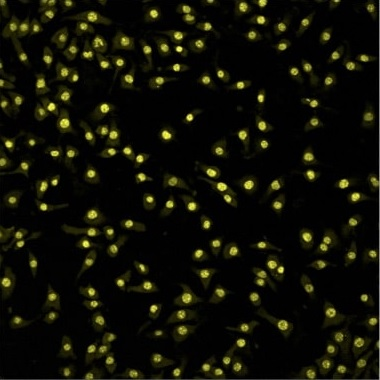
%> input picture Workspace/EXAM/Final/cell.jpg, 380 x 380 px
$ octave answer4.m   (GNU Octave 9; MATLAB toolbox functions it lacks are replaced by stand-ins)
%> lines starting %> are read from the running program, lines starting %| are printed output that depends on the picture; in (x1, y1, x2, y2) boxes, pixels count from 0 and x2, y2 are one past the last pixel; in counts of white or black regions, pixels touching at a corner belong together; the program's own positions count from 1
close all;
%% Read image
im = imread('cell.jpg');
%> im is the input picture: size 380x380x3 uint8; mean R, G, B 16.6, 16.6, 6.3

%% Convert into Gray Scale
im = rgb2gray(im);
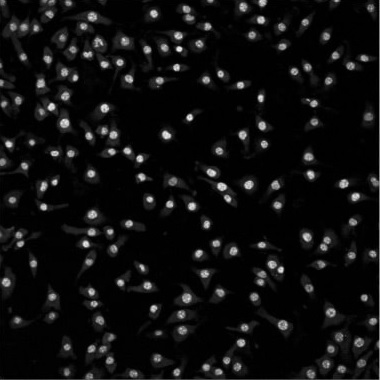
%> im: size 380x380 uint8; min 0, max 236, mean 15.4

%% Convert into Binary image
im = imbinarize(im);
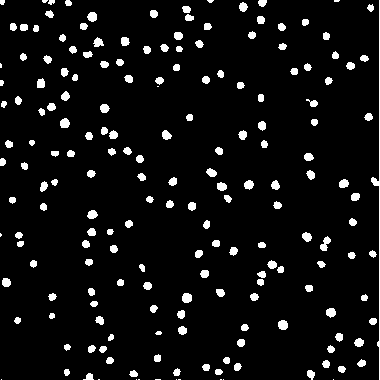
%> im: size 380x380 logical; 6.3% white; 189 white regions (16 under 20 px), largest, box (x1, y1, x2, y2) and area: (371, 0, 380, 380) 441, (320, 236, 331, 251) 90, (182, 293, 192, 303) 85

%% Rounding images
se = strel('disk', 2);
im = imopen(im, se);
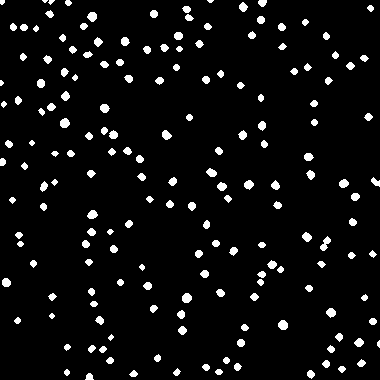
%> im: size 380x380 logical; 5.4% white; 175 white regions (4 under 20 px), largest, box (x1, y1, x2, y2) and area: (320, 236, 331, 251) 83, (182, 293, 192, 303) 79, (278, 320, 288, 330) 79

%% Discard noisy little points
im = bwareaopen(im, 5);


%% imtool
%imtool(im);

%% Region Props
im_stats = regionprops(im, 'Area');
%> im_stats = 175 regions; largest, Area: 83, 79, 79, 77, 74
im_area = [im_stats.Area];
%> im_area = 175 values, max 83 at index 152, min 12 at index 23, mean 44.96
im_area = im_area > 5;
%> im_area = 175 logical values, 175 true
totalCell = length(im_area);
%> totalCell = 175
disp(totalCell);
%| 175
figure; imshow(im); title('Result Image. Total cell count = ' + string(totalCell));
